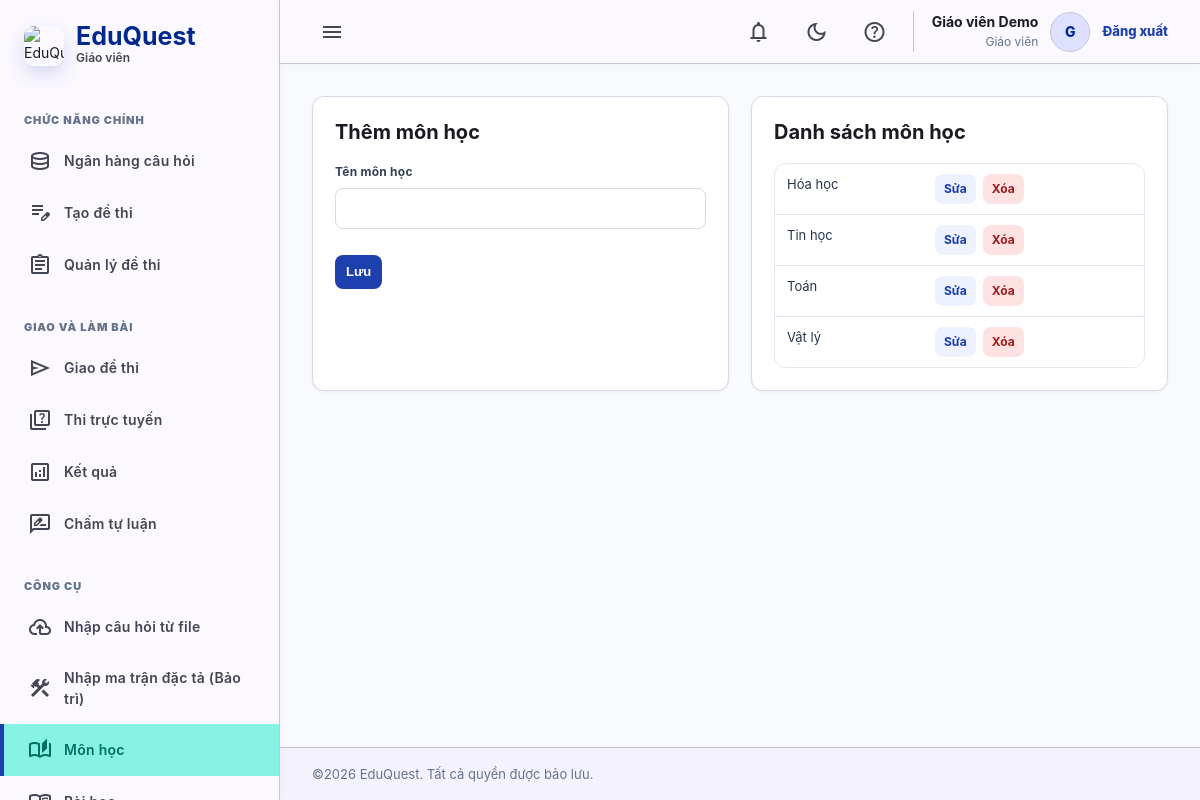
The app's page /subjects.php (signed in) with its own data.
### tables this page shows
CREATE TABLE IF NOT EXISTS subjects (
  id INT AUTO_INCREMENT PRIMARY KEY,
  name VARCHAR(160) NOT NULL,
  created_at TIMESTAMP DEFAULT CURRENT_TIMESTAMP
);

### includes/functions.php (called while the page is built, shortened)
<?php
require_once __DIR__ . '/../config/database.php';
function e($value): string { return htmlspecialchars((string)$value, ENT_QUOTES, 'UTF-8'); }
function fetch_subjects(): array { return db()->query('SELECT * FROM subjects ORDER BY name')->fetchAll(); }

### config/database.php (called while the page is built, shortened)
<?php
function db(): PDO {
    static $pdo = null;
    if ($pdo) return $pdo;
    $dsn = 'mysql:host=' . DB_HOST . ';dbname=' . DB_NAME . ';charset=' . DB_CHARSET;
    $pdo = new PDO($dsn, DB_USER, DB_PASS, [
        PDO::ATTR_ERRMODE => PDO::ERRMODE_EXCEPTION,
        PDO::ATTR_DEFAULT_FETCH_MODE => PDO::FETCH_ASSOC,
        PDO::ATTR_EMULATE_PREPARES => false,
        PDO::MYSQL_ATTR_INIT_COMMAND => 'SET NAMES utf8mb4',
    ]);
    return $pdo;
}

### subjects.php (the view, shortened to what this page needs)
<?php require_once __DIR__.'/includes/functions.php'; require_role(['admin','teacher']); $page_title='Môn học';
$edit=null;if(isset($_GET['edit'])){$st=db()->prepare('SELECT * FROM subjects WHERE id=?');$st->execute([(int)$_GET['edit']]);$edit=$st->fetch();}
$rows=fetch_subjects(); include __DIR__.'/includes/header.php'; ?>
<div class="grid grid-2"><div class="card"><h2><?= $edit?'Sửa':'Thêm' ?> môn học</h2><form method="post"><input type="hidden" name="id" value="<?= e($edit['id']??0) ?>"><label>Tên môn học</label><input name="name" required value="<?= e($edit['name']??'') ?>"><br><br><button class="btn primary">Lưu</button></form></div><div class="card"><h2>Danh sách môn học</h2><table class="table"><?php foreach($rows as $r): ?><tr><td><?= e($r['name']) ?></td><td class="actions"><a class="btn ghost" href="?edit=<?= $r['id'] ?>">Sửa</a><a class="btn danger" data-confirm="Xóa môn sẽ xóa bài và câu hỏi liên quan?" href="?delete=<?= $r['id'] ?>">Xóa</a></td></tr><?php endforeach; ?></table></div></div>
<?php include __DIR__.'/includes/footer.php'; ?>

### assets/css/style.css (style rules this page uses)
* { box-sizing:border-box }
body { margin:0;font-family:Inter,Arial,sans-serif;background:var(--bg);color:var(--text) }
a { color:inherit;text-decoration:none }
.grid { display:grid;gap:24px }
.grid-2 { grid-template-columns:repeat(2,minmax(0,1fr)) }
.card { background:#fff;border:1px solid var(--line);border-radius:16px;padding:24px;box-shadow:0 1px 3px rgba(0,0,0,.08) }
.btn { display:inline-flex;align-items:center;gap:8px;border:0;border-radius:10px;padding:10px 14px;font-weight:700;cursor:pointer;background:#e2e8f0 }
.btn.primary { background:var(--primary);color:#fff }
.btn.danger { background:var(--danger);color:#fff }
.btn.ghost { background:#eef2ff;color:var(--primary) }
.actions { display:flex;gap:8px;flex-wrap:wrap }
input,select,textarea { width:100%;padding:10px 12px;border:1px solid var(--line);border-radius:10px;background:#fff;font:inherit }
label { font-weight:700;font-size:13px;display:block;margin-bottom:6px }
.table { width:100%;border-collapse:collapse;background:#fff }
.table th,.table td { padding:12px;border-bottom:1px solid var(--line);vertical-align:top }
body { background:#fbf8ff }
:root { --radius-sm:8px;--radius-md:10px;--radius-lg:12px;--shadow-sm:0 1px 3px rgba(15,23,42,.06);--shadow-md:0 10px 26px rgba(15,23,42,.08) }
body { font-size:14px;line-height:1.55 }
h1,h2,h3 { letter-spacing:0;color:#1a1b22 }
h2 { font-size:20px;line-height:1.3;margin:0 0 18px }
.grid { gap:20px }
.grid-2 { gap:22px }
.card,.dash-card { border-radius:var(--radius-lg);padding:22px;border-color:#d7d9e5;box-shadow:var(--shadow-sm) }
.card + .card { margin-top:22px }
.grid>.card + .card,.grid>.dash-card + .dash-card,.stats-grid>.dash-card + .dash-card,.admin-shortcuts>.dash-card + .dash-card { margin-top:0 }
.card h2:first-child { display:flex;align-items:center;justify-content:space-between;gap:12px }
.btn { min-height:34px;border-radius:var(--radius-sm);padding:7px 11px;font-size:13px;line-height:1.2;font-weight:700;box-shadow:none;transition:background .18s ease,color .18s ease,box-shadow .18s ease,transform .18s ease;white-space:nowrap }
.btn.primary { background:#1e40af }
.btn.ghost { background:#eef2ff;color:#173bab }
.btn.danger { background:#fee2e2;color:#991b1b }
.actions { gap:7px;align-items:center }
input,select,textarea { min-height:40px;border-radius:var(--radius-sm);border-color:#d7d9e5;background:#fff;padding:9px 11px;font-size:14px;transition:border-color .18s ease,box-shadow .18s ease,background .18s ease }
label { font-size:12px;letter-spacing:.02em;color:#334155;margin-bottom:6px }
form>.btn,form>button.btn { margin-top:4px }
.table { border-collapse:separate;border-spacing:0;border:1px solid #e2e8f0;border-radius:var(--radius-lg);overflow:hidden }
.table th,.table td { padding:10px 12px }
.table td { font-size:13px;color:#273449 }
.table tr:last-child td { border-bottom:0 }
.table .actions { justify-content:flex-start }
.table .btn { min-height:30px;padding:6px 9px;font-size:12px }

### records on screen
subjects: name "Hóa học"
subjects: name "Tin học"
subjects: name "Toán"
subjects: name "Vật lý"

### other values on screen
$roleNames[$user['role']] "Giáo viên"
$section['label'] "CHỨC NĂNG CHÍNH"
$item[2] "Ngân hàng câu hỏi"
$item[2] "Tạo đề thi"
$item[2] "Quản lý đề thi"
$section['label'] "GIAO VÀ LÀM BÀI"
$item[2] "Giao đề thi"
$item[2] "Thi trực tuyến"
$item[2] "Kết quả"
$item[2] "Chấm tự luận"
$section['label'] "CÔNG CỤ"
$item[2] "Nhập câu hỏi từ file"
$item[2] "Nhập ma trận đặc tả (Bảo trì)"
$item[2] "Môn học"
$user['name'] "Giáo viên Demo"
